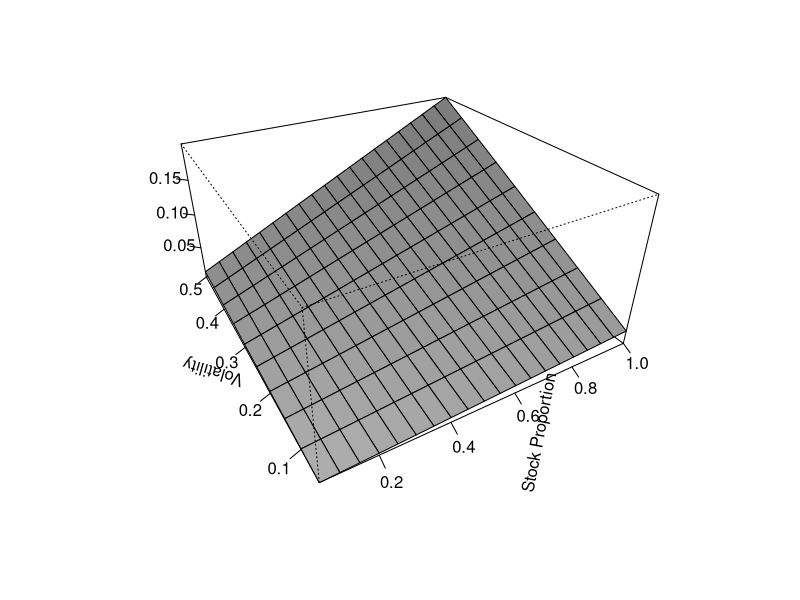
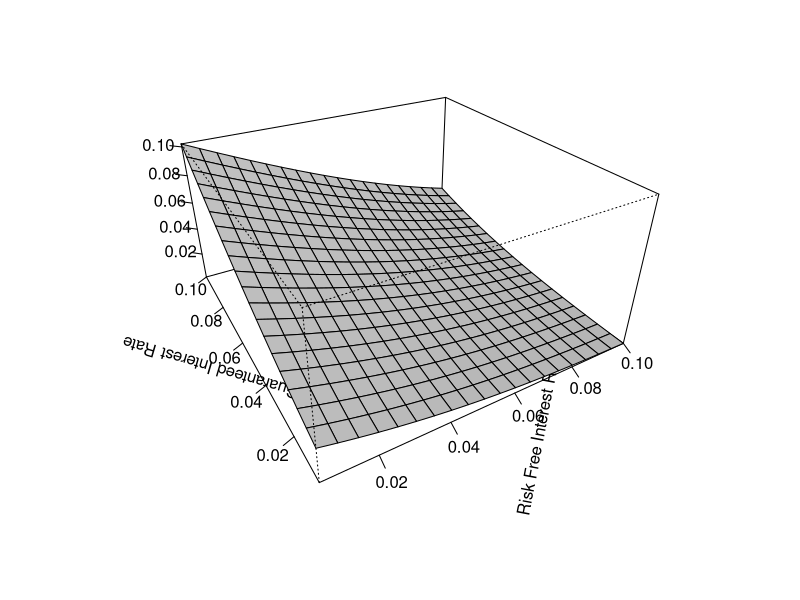
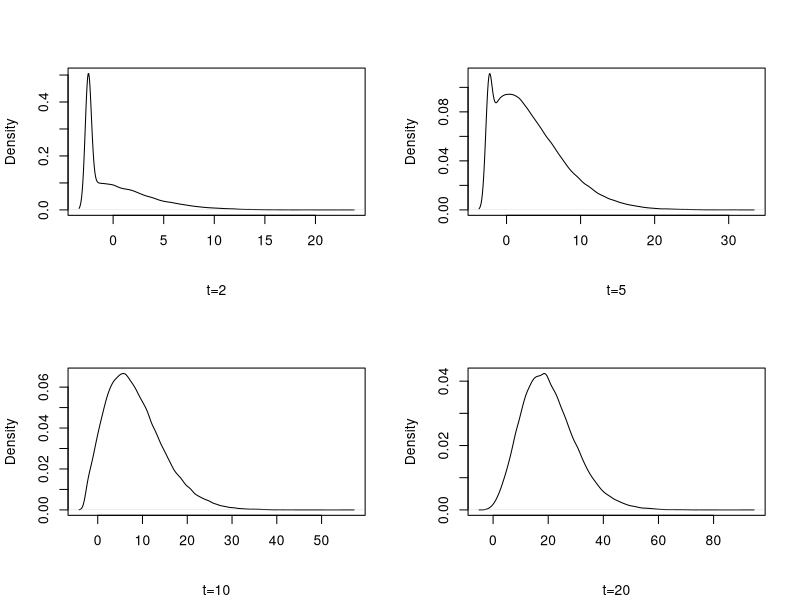
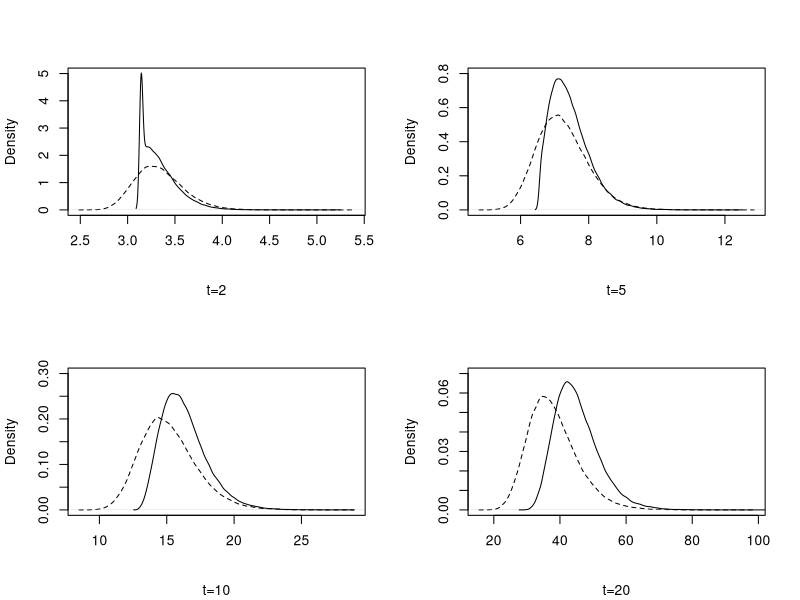
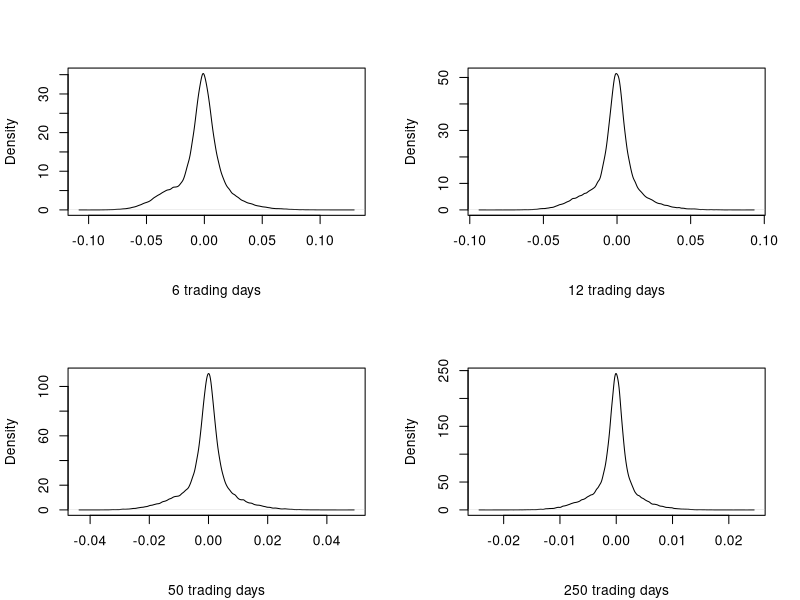

Here is the R script that generated these plots, in order: (Note: a time limit stopped this script after it produced the figures.)
#Part 1
#Black & Scholes Price of Interest Rate Guarantee with Continuous Rebalancing of Portfolio

InterestGuarantee <- function(t, T, g, r, sigma, lambda){
  #Function to calculate the interest rate guarantee price  on a portfolio consisting of a stock and a bond (standard Black & Scholes assumption)
  #Parameters:
  #t: Start time
  #T: End time
  #g: guaranteed interest rate
  #r: risk free interest rate
  #sigma: volatility 
  #lambda: proportion of stocks in the portfolio
  
  K = exp(g*(T-t)) - (1-lambda)*exp(r*(T-t))
  d1 = (log(lambda/K) + (r+0.5*(sigma^2))*(T-t))/
    (sigma*sqrt(T-t))
  d2 = d1 - sigma*sqrt(T-t)
  P = K*exp(-r*(T-t))*pnorm(-d2)-lambda*pnorm(-d1)
  P
}


#Initalize values for the interest rate guarantee calculation:
g = 0.0275
r = 0.025
mu = 0.1
sigma = 0.2
lambda = 0.3

lambdas = seq(0.05, 1, 0.05)
sigmas = seq(0.05, 0.5, 0.05)

#Matrix of interest rate guarantees
InterestGuarantees = matrix(nrow=length(lambdas),
                           ncol=length(sigmas))


#Calculates the interest rate gurantee for different values of sigma and lambda:

for (i in 1:length(lambdas))
{
  for (j in 1:length(sigmas))
  {
    InterestGuarantees[i,j] = InterestGuarantee(0, 1, g,
                                         r, sigmas[j], lambdas[i])
  }
}


#Graph of the interest rate guarantee surface

postscript("avkGarFlate3.eps", horizontal=FALSE, height=6, width=8)
persp(lambdas, sigmas, InterestGuarantees, theta=-30,
      phi=30, xlab="Stock Proportion", ylab="Volatility",
      zlab="", expand=0.5, ticktype="detailed", shade=0.5,
      ltheta=120)
dev.off()

sigma = 0.2
lambda = 0.3

#Calculate how the Interest Rate Guarantee price varies with the guaranteed interest and the risk free interest rate
rs = seq(0.005, 0.1, 0.005)
gs = seq(0.005, 0.1, 0.005)
InterestGuaranteesRG = matrix(nrow=length(rs), ncol=length(gs))

for (i in 1:length(rs))
{
  for (j in 1:length(gs))
  {
    InterestGuaranteesRG[i,j] = InterestGuarantee(0, 1, gs[j],
                                rs[i], sigma, lambda)
  }
}


postscript("avkGarFlate3.eps", horizontal=FALSE, height=6, width=8)
persp(rs, gs, InterestGuaranteesRG, theta=-30, phi=30,
      xlab="Risk Free Interest Rate", ylab="Guaranteed Interest Rate",
      zlab="", expand=0.5, ticktype="detailed", shade=0.5,
      ltheta=120)
dev.off()


#Part 2
#Defined Contribution pension with and without interes rate guarantee

g = 0.0275 #Guaranteed interest rate
r = 0.025 #Risk free interest rate
sigma = 0.2 #Yearly stock return volatility
mu = 0.1 #Yearly stock return mean (drift)
lambda = 0.3 #Proportion of stocks in the portfolio

n = 100000 #Number of Monte Carlo simulations
T = 20 #Contract duration (years)
Pi = 1 #Yearly contribution

FU = matrix(nrow=n, ncol=T+1)
FG = matrix(nrow=n, ncol=T+1)
Psi = matrix(nrow=n, ncol=T+1)
S = matrix(nrow=n, ncol=T+1)

S[,] = exp(rnorm(n*(T+1), mu -
                   (sigma^2)/2, sigma))
Pg = InterestGuarantee(0, 1, g, r, sigma, lambda)
FU[,1] = Pi + Pg
FG[,1] = Pi
Psi[,1] = ((FG[,1]/FU[,1]) - 1)*100

for (i in 1:T+1){
  FU[,i] = (lambda*S[,i] + (1-lambda)*exp(r))*(Pi+Pg+FU[,i-1])
  FG[,i] = (pmax(exp(g),lambda*S[,i]+(1-lambda)*exp(r)))*(Pi+FG[,i-1])
  Psi[,i] = ((FG[,i]/FU[,i])-1)*100
}

postscript("psi1.eps", horizontal=FALSE, height=6, width=8)
par(mfrow=c(2,2))
plot(density(Psi[, 2+1]), ylab="Density",
     xlab="", sub="t=2", main="")
plot(density(Psi[, 5+1]), ylab="Density",
     xlab="", sub="t=5", main="")
plot(density(Psi[, 10+1]), ylab="Density",
     xlab="", sub="t=10", main="")
plot(density(Psi[, T+1]), ylab="Density",
     xlab="", sub="t=20", main="")
dev.off()

postscript("psi2.eps", horizontal=FALSE, height=6, width=8)
par(mfrow=c(2,2))
plot(density(FU[,2+1]), type="l",
     ylab="Density", xlab="",
     sub="t=2", main="", ylim=c(0,5), lty=2)
lines(density(FG[,2+1]), type="l", lty=1)
#legend("topright", c("With Guarantee", "Without Guarantee"), lty=c(1,2))
plot(density(FU[,5+1]), type="l", ylab="Density",
     xlab="", sub="t=5", main="", ylim=c(0,0.8),
     lty=2)
lines(density(FG[,5+1]), type="l", lty=1)
#legend("topright", c("With Guarantee", "Without Guarantee"), lty=c(1,2))
plot(density(FU[,10+1]), type="l", ylab="Density",
     xlab="", sub="t=10", main="", lty=2,
     ylim=c(0,0.3))
lines(density(FG[,10+1]), type="l", lty=1)
#legend("topright", c("With Guarantee", "Without Guarantee"), lty=c(1,2))
plot(density(FU[,20+1]), type="l", ylab="Density",
     xlab="", sub="t=20", main="", ylim=c(0,0.07),
      lty=2)
lines(density(FG[,20+1]), type="l", lty=1)
#legend("topright", c("With Guarantee", "Without Guarantee"), lty=c(1,2))
dev.off()


#Calculates the extreme values (VaR and conditional VaR) for the different scenarios

years = c(3, 6, 11, 21)
varPsi = matrix(nrow=4, ncol=2)
cvarPsi = matrix(nrow=4, ncol=2)
varFU = matrix(nrow=4, ncol=2)
cvarFU = matrix(nrow=4, ncol=2)
varFG = matrix(nrow=4, ncol=2)
cvarFG = matrix(nrow=4, ncol=2)
for (i in 1:4){
  varPsi[i,1] = quantile(Psi[,years[i]], 0.05)
  varPsi[i,2] = quantile(Psi[,years[i]], 0.01)
  varFU[i,1] = quantile(FU[,years[i]], 0.05)
  varFU[i,2] = quantile(FU[,years[i]], 0.01)
  varFG[i,1] = quantile(FG[,years[i]], 0.05)
  varFG[i,2] = quantile(FG[,years[i]], 0.01)
  cvarPsi[i,1] = mean(sort(Psi[, years[i]])
                      [seq(1, 0.05*n)])
  cvarPsi[i,2] = mean(sort(Psi[, years[i]])
                      [seq(1,0.01*n)])
  cvarFU[i,1] = mean(sort(FU[, years[i]])
                     [seq(1,0.05*n)])
  cvarFU[i,2] = mean(sort(FU[, years[i]])
                     [seq(1,0.01*n)])
  cvarFG[i,1] = mean(sort(FG[, years[i]])
                     [seq(1,0.05*n)])
  cvarFG[i,2] = mean(sort(FG[, years[i]])
                     [seq(1,0.01*n)])
}



#Finds P(Psi>0)
PsiG = vector(length=4)
plass = vector(length=4)
sortPsi = matrix(nrow=n, ncol=4)
sortPsi[,1] = sort(Psi[,2+1])
sortPsi[,2] = sort(Psi[,5+1])
sortPsi[,3] = sort(Psi[,10+1])
sortPsi[,4] = sort(Psi[,20+1])

for(i in 1:4){
  for (j in 1:n){
    if(sortPsi[j,i]>0){
      plass[i] = j-1
      break
    }
  }
  PsiG[i] = (n-plass[i])/n
}



#Part 3
#Defined Contribution Pension with Portfolio Rebalancing on Fixed Time Steps


n = 100000 #Number of Monte Carlo simulations
h = c(6,12,50,250) #Number of trading days (rebalancing)

Pi = 1 #Yearly contribution
g = 0.0275 #Guaranteed interest rate
r = 0.025 #Risk free interest rate
sigma = 0.2 #Yearly stock return volatility
mu = 0.1 #Yearly stock return mean (drift)
lambda = 0.3 #Proportion of stocks in the portfolio

stock = matrix(nrow=n, ncol=h)
hedge_error = matrix(0, n, length(h))
years = vector(length=n)

for(i in 1:length(h)){
  Returns = matrix(exp(rnorm(h[i]*n, (mu-sigma^2/2)*
                           (1/h[i]),sigma*sqrt(1/h[i]))), n, h[i])
  S = lambda
  
  for(k in 1:n){
    years[k] = prod(Returns[k,1:h[i]])
  }
  
  K = exp(g) - (1-lambda)*exp(r)
  a = -pnorm(-(log(S/K)+(r+(sigma^2)/2))/sigma)
  b = K*exp(-r)*pnorm(-(log(S/K)+(r-(sigma^2)/2))/sigma)
  
  for (t in 2:h[i])
  {
    S = S*Returns[,t]
    Vf = a*S + b*exp(r/h[i])
    a = -pnorm(-(log(S/K)+(r+(sigma^2)/2)*(1-t/h[i]))
               /(sigma*sqrt(1-t/h[i])))
    b = K*exp(-r*(1-t/h[i]))*pnorm(-(log(S/K) +
                                       (r-(sigma^2)/2)*(1-t/h[i]))/(sigma*sqrt(1-t/h[i])))
    Ve = a*S + b
    hedge_error[,i] = hedge_error[,i] + (Ve-Vf)*
      exp(-r*(t/h[i]))
  }
  
  yearly_return = lambda*years + (1-lambda)*exp(r)
  gar = Pi*pmax((exp(g)-yearly_return),0)
  Vs = a*S*Returns[,h[i]] + b*exp(r/h)
  hedge_error[,i] = hedge_error[,i] + (gar-Vs)*exp(-r)
}

var = matrix(nrow=length(h), ncol=2)
cvar = matrix(nrow=length(h), ncol=2)
PG = vector(length=length(h))

meanHF = vector(length=length(h))
sdHF = vector(length=length(h))
for (i in 1:length(h)){
  var[i,1] = quantile(hedge_error[,i], 0.95)
  var[i,2] = quantile(hedge_error[,i], 0.99)
  cvar[i,1] = mean(sort(hedge_error[,i])[seq(0.95*n,n)])
  cvar[i,2] = mean(sort(hedge_error[,i])[seq(0.99*n,n)])
  meanHF[i] = mean(hedge_error[,i])
  sdHF[i] = sd(hedge_error[,i])
}

plass = vector(length=length(h))
sortHF = matrix(nrow=n, ncol=length(h))
sortHF[,1] = sort(hedge_error[,1])
sortHF[,2] = sort(hedge_error[,2])
sortHF[,3] = sort(hedge_error[,3])
sortHF[,4] = sort(hedge_error[,4])

for(i in 1:length(h)){
  for (j in 1:n){
    if(sortHF[j,i]>0){
      plass[i] = j-1
      break
    }
  }
  PG[i] = (n-plass[i])/n
}

postscript("hf1.eps", horizontal=FALSE, height=6, width=8)
par(mfrow=c(2,2))
plot(density(hedge_error[,1]), type="l",
     ylab="Density", xlab="",
     sub="6 trading days", main="")
plot(density(hedge_error[,2]), type="l",
     ylab="Density", xlab="",
     sub="12 trading days", main="")
plot(density(hedge_error[,3]), type="l",
     ylab="Density", xlab="",
     sub="50 trading days", main="")
plot(density(hedge_error[,4]), type="l",
     ylab="Density", xlab="",
     sub="250 trading days", main="")
dev.off()

#Part 4 
#Defined Contribution Pension with Portfolio Rebalancing on Threshold Values

n = 100000 #Number of Monte Carlo simulations
h = 250 #Number of trading days

Pi = 1 #Yearly contribution
g = 0.0275 #Guaranteed interest rate
r = 0.025 #Risk free interest rate
sigma = 0.2 #Yearly stock return volatility
mu = 0.1 #Yearly stock return mean (drift)
lambda = 0.3 #Proportion of stocks in the portfolio

max_variance = c(0, 0.025, 0.05, 0.1)
times_under = matrix(0, n, length(max_variance))
times_over = matrix(0, n, length(max_variance))
times_rebalance = matrix(1, n, length(max_variance))
S = matrix(nrow=n, ncol=h)
hedge_error = matrix(0, n, length(max_variance))
years = vector(length=n)

Returns = matrix(exp(rnorm(h*n, (mu-sigma^2/2)*(1/h),
                       sigma*sqrt(1/h))),n,h)
S[,1] = lambda

for(k in 1:n){
  years[k] = prod(Returns[k,1:h])
}

for (i in 1:length(max_variance)){
  for (j in 1:n){
    limit_upper = lambda+max_variance[i]
    limit_lower = lambda-max_variance[i]
    update_time = 1
    K = exp(g) - (1-lambda)*exp(r)
    a = -pnorm(-(log(lambda/K)+(r+(sigma^2)/2))/sigma)
    b = K*exp(-r)*pnorm(-(log(lambda/K)+(r-(sigma^2)/2))
                        /sigma)
    
    for (t in 2:h){
      S[j,t] = S[j,t-1]*Returns[j,t]
      
      if(S[j,t] > limit_upper){
        afor = a
        bfor = b
        a = -pnorm(-(log(S[j,t]/K)+(r+(sigma^2)/2)*
                       (1-t/h))/(sigma*sqrt(1-t/h)))
        b = K*exp(-r*(1-t/h))*pnorm(-(log(S[j,t]/K) +
                                        (r-(sigma^2)/2)*(1-t/h))/(sigma*sqrt(1-t/h)))
        
        times_over[j,i] = times_over[j,i]+1
        limit_upper = S[j,t] + max_variance[i]
        limit_lower = S[j,t] - max_variance[i]
        
        Vf = afor*S[j,t] + bfor*exp(r*(t-update_time)/h)
        Ve = a*S[j,t] + b
        hedge_error[j,i] = hedge_error[j,i] + (Ve-Vf)*exp(-r*(t/h))
        update_time = t
        
      }else if(S[j,t] < limit_lower){
        afor = a
        bfor = b
        
        a = -pnorm(-(log(S[j,t]/K)+(r+(sigma^2)/2)*
                       (1-t/h))/(sigma*sqrt(1-t/h)))
        b = K*exp(-r*(1-t/h))*pnorm(-(log(S[j,t]/K) +
                                        (r-(sigma^2)/2)*(1-t/h))/(sigma*sqrt(1-t/h)))
        times_under[j,i] = times_under[j,i]+1
        grenseOvre = S[j,t]+max_variance[i]
        grenseNedre = S[j,t]-max_variance[i]
        Vf = afor*S[j,t] + bfor*exp(r*(t-update_time)/h)
        Ve = a*S[j,t] + b
        hedge_error[j,i]=hedge_error[j,i]+
          (Ve-Vf)*exp(-r*(t/h))
        update_time = t
        
      }
    }
    yearly_return = lambda*years[j] + (1-lambda)*exp(r)
    gar = Pi*pmax((exp(g)-yearly_return), 0)
    Vs = a*S[j,t]*Returns[j,t] + b*exp(r/h)
    hedge_error[j,i] = hedge_error[j,i] + (gar-Vs)*exp(-r)
  }
}



times_rebalance = times_rebalance + times_under + times_over
#VaR og CVaR etc. for hedge_errorene:
varHF = matrix(nrow=length(max_variance), ncol=2)
cvarHF = matrix(nrow=length(max_variance), ncol=2)
PG = vector(length=length(max_variance))
meanHF = vector(length=length(max_variance))
sdHF = vector(length=length(max_variance))

for (i in 1:length(max_variance)){
  varHF[i,1] = quantile(hedge_error[,i], 0.95)
  varHF[i,2] = quantile(hedge_error[,i], 0.99)
  cvarHF[i,1] = mean(sort(hedge_error[,i])[seq(0.95*n, n)])
  cvarHF[i,2] = mean(sort(hedge_error[,i])[seq(0.99*n, n)])
  meanHF[i] = mean(hedge_error[,i])
  sdHF[i] = sd(hedge_error[,i])
}

plass = vector(length=length(max_variance))
sortHF = matrix(nrow=n, ncol=length(max_variance))
sortHF[,1] = sort(hedge_error[,1])
sortHF[,2] = sort(hedge_error[,2])
sortHF[,3] = sort(hedge_error[,3])
sortHF[,4] = sort(hedge_error[,4])

for(i in 1:length(max_variance)){
  for (j in 1:n){
    if(sortHF[j,i]>0){
      plass[i] = j-1
      break
    }
  }
  PG[i] = (n-plass[i])/n
}

postscript("hf2.eps", horizontal=FALSE, height=6, width=8)
par(mfrow=c(2,2))
plot(density(hedge_error[,1]), ylab="Density", xlab="",
     sub="Maximal variation: 0%", main="")
plot(density(hedge_error[,2]), ylab="Density", xlab="",
     sub="Maximal variation: 2.5%", main="")
plot(density(hedge_error[,3]), ylab="Density", xlab="",
     sub="Maximal variation: 5%", main="")
plot(density(hedge_error[,4]), ylab="Density", xlab="",
     sub="Maximal variation: 10%", main="")
dev.off()

#Part 5
#Pricing of interest rate guarantee as a knock-out option

put <- function(t, T, g, r, sigma, lambda){
  K = exp(g*(T-t)) - (1-lambda)*exp(r*(T-t))
  d1 = (log(lambda/K) + (r+0.5*(sigma^2))*(T-t))/
    (sigma*sqrt(T-t))
  d2 = d1 - sigma*sqrt(T-t)
  P = K*exp(-r*(T-t))*pnorm(-d2)-lambda*pnorm(-d1)
  P
}

knock <- function(t, T, g, r, sigma, lambda, H){
  K = exp(g*(T-t)) - (1-lambda)*exp(r*(T-t))
  d1 = (log(lambda/K) + (r+0.5*(sigma^2))*(T-t))/
    (sigma*sqrt(T-t))
  d2 = d1 - sigma*sqrt(T-t)
  theta = (r + 0.5*(sigma^2))/(sigma^2)
  y = (log((H^2)/(lambda*K)))/(sigma*sqrt(T-t)) +
    theta*sigma*sqrt(T-t)
  x1 = (log(lambda/H))/(sigma*sqrt(T-t)) +
    theta*sigma*sqrt(T-t)
  y1 = (log(H/lambda)/(sigma*sqrt(T-t))) +
    theta*sigma*sqrt(T-t)
  pPut = put(t,T,g,r,sigma,lambda)
  P = pPut + lambda*pnorm(-x1) -
    K*exp(-r*(T-t))*pnorm(-x1 +
                            sigma*sqrt(T-t)) - sigma*((H/lambda)^(2*theta))*
    (pnorm(y)-pnorm(y1)) +
    K*exp(-r*(T-t))*((H/lambda)^(2*theta-2))*
    (pnorm(y-sigma*sqrt(T-t)) -
       pnorm(y1-sigma*sqrt(T-t)))
  P
}

g = 0.0275 #Guaranteed interest rate
r = 0.025 #Risk free interest rate
sigma = 0.2 #Yearly stock return volatility
mu = 0.1 #Yearly stock return mean (drift)
lambda = 0.3 #Proportion of stocks in the portfolio

Hs = seq(0.001, 0.4, 0.001)

knocks = vector(length=length(Hs))
for(i in 1:length(Hs)){
  knocks[i] = knock(0,1,g,r,sigma,lambda,Hs[i])
}

plot(Hs, knocks, ylab="Price", xlab="H",
     type="l", main="", sub="")


H = 0.20
lambdas = seq(0.05, 1, 0.05)
sigmas = seq(0.05, 0.5, 0.05)
knockSigmaLambda = matrix(nrow=length(lambdas),
                          ncol=length(sigmas))
for (i in 1:length(lambdas)){
  for (j in 1:length(sigmas)){
    knockSigmaLambda[i,j] = knock(0,1,g,r,sigmas[j],
                                  lambdas[i],H)
  }
}

persp(lambdas, sigmas, knockSigmaLambda, theta=-30,
      phi=30, xlab="Stock Proportion", ylab="Volatility",
      zlab="", expand=0.5, ticktype="detailed",
      shade=0.5, ltheta=120)

sigma = 0.2
lambda = 0.3
rs = seq(0.005, 0.1, 0.005)
gs = seq(0.005, 0.1, 0.005)
knockRG = matrix(nrow=length(rs), ncol=length(gs))

for (i in 1:length(rs))
{
  for (j in 1:length(gs))
  {
    knockRG[i,j] = knock(0, 1, gs[j],
                         rs[i], sigma, lambda, H)
  }
}

persp(rs, gs, knockRG, theta=-30, phi=30,
      xlab="Risk Free Interest Rate", ylab="Guaranteed Interest Rate",
      zlab="", expand=0.5, ticktype="detailed", shade=0.5,
      ltheta=120)



#Part 6
#The relationship between the knock-out level and the price reduction

findH<-function(knockReduction,n,t,T,g,r,sigma,lambda){
  pPut = put(t, T, g, r, sigma, lambda)
  Hmin = 0
  Hmax = 1
  for(i in 1:n){
    H = (Hmin+Hmax)/2
    pTest = knock(t, T, g, r, sigma, lambda, H)
    if(pTest>pPut*knockReduction){
      Hmax = H
    }else{
      Hmin = H
    }
  }
  H
}

sigma = 0.2
mu = 0.1
r = 0.025
g = 0.0275
lambda = 0.3
reductions = seq(0,1, 0.01)
Hs = vector(length=length(reductions))

for(i in 1:length(redukctions)){
  Hs[i] = findH(reductions[i], 100, 0, 1, g,
                r, sigma, lambda)
}


plot(reductions, Hs, xlab="Price Reduction",
     ylab="Knock-Out Level",type="l", main="", sub="")
